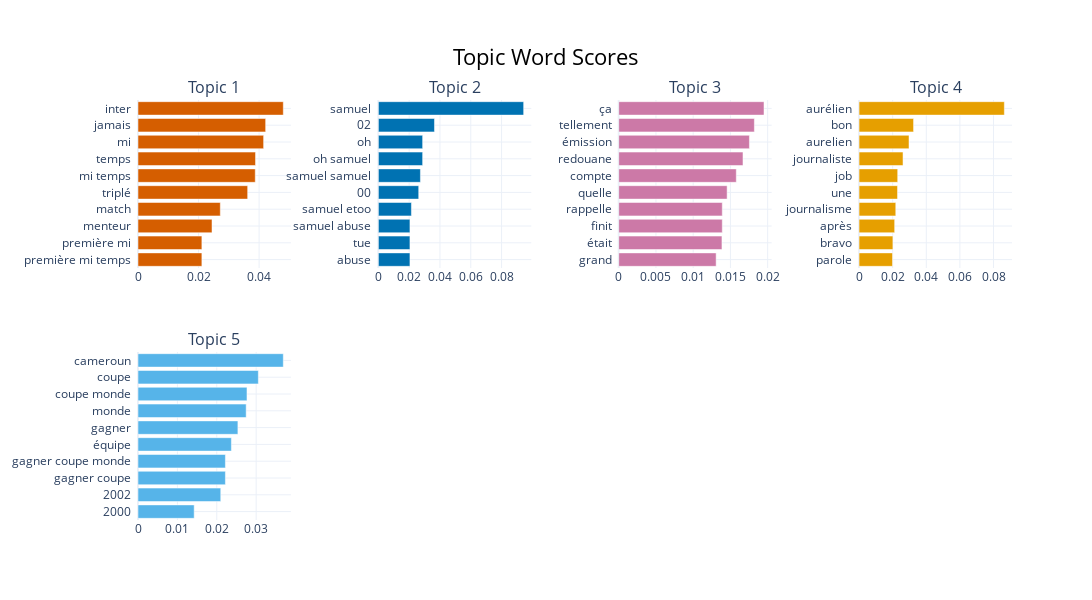

The notebook cell saved with this chart:
### Code cell
topic_model.visualize_barchart(n_words=10, topics=[1,2,3,4,5, ], height=300, width=300)

### Figure 1 — Plotly figure (JSON) as saved in the notebook; plotly's stock layout.template omitted (floating-point values rounded to 4 significant figures)
{"data": [{"marker": {"color": "#D55E00"}, "orientation": "h", "type": "bar", "x": [0.0211, 0.0211, 0.02444, 0.02719, 0.03622, 0.03873, 0.03881, 0.04148, 0.04216, 0.04799], "xaxis": "x", "y": ["première mi temps  ", "première mi  ", "menteur  ", "match  ", "triplé  ", "mi temps  ", "temps  ", "mi  ", "jamais  ", "inter  "], "yaxis": "y"}, {"marker": {"color": "#0072B2"}, "orientation": "h", "type": "bar", "x": [0.02051, 0.02051, 0.02051, 0.02147, 0.0262, 0.02731, 0.02875, 0.02875, 0.03644, 0.09434], "xaxis": "x2", "y": ["abuse  ", "tue  ", "samuel abuse  ", "samuel etoo  ", "00  ", "samuel samuel  ", "oh samuel  ", "oh  ", "02  ", "samuel  "], "yaxis": "y2"}, {"marker": {"color": "#CC79A7"}, "orientation": "h", "type": "bar", "x": [0.01308, 0.01386, 0.01391, 0.01391, 0.01455, 0.01579, 0.01669, 0.01755, 0.01821, 0.01951], "xaxis": "x3", "y": ["grand  ", "était  ", "finit  ", "rappelle  ", "quelle  ", "compte  ", "redouane  ", "émission  ", "tellement  ", "ça  "], "yaxis": "y3"}, {"marker": {"color": "#E69F00"}, "orientation": "h", "type": "bar", "x": [0.01991, 0.02014, 0.02119, 0.02185, 0.0229, 0.023, 0.02617, 0.02972, 0.03243, 0.08646], "xaxis": "x4", "y": ["parole  ", "bravo  ", "après  ", "journalisme  ", "une  ", "job  ", "journaliste  ", "aurelien  ", "bon  ", "aurélien  "], "yaxis": "y4"}, {"marker": {"color": "#56B4E9"}, "orientation": "h", "type": "bar", "x": [0.01427, 0.02101, 0.0222, 0.0222, 0.02371, 0.02537, 0.02747, 0.02768, 0.03056, 0.0369], "xaxis": "x5", "y": ["2000  ", "2002  ", "gagner coupe  ", "gagner coupe monde  ", "équipe  ", "gagner  ", "monde  ", "coupe monde  ", "coupe  ", "cameroun  "], "yaxis": "y5"}], "layout": {"annotations": [{"font": {"size": 16}, "showarrow": false, "text": "Topic 1", "x": 0.0875, "xanchor": "center", "xref": "paper", "y": 1, "yanchor": "bottom", "yref": "paper"}, {"font": {"size": 16}, "showarrow": false, "text": "Topic 2", "x": 0.3625, "xanchor": "center", "xref": "paper", "y": 1, "yanchor": "bottom", "yref": "paper"}, {"font": {"size": 16}, "showarrow": false, "text": "Topic 3", "x": 0.6375, "xanchor": "center", "xref": "paper", "y": 1, "yanchor": "bottom", "yref": "paper"}, {"font": {"size": 16}, "showarrow": false, "text": "Topic 4", "x": 0.9125, "xanchor": "center", "xref": "paper", "y": 1, "yanchor": "bottom", "yref": "paper"}, {"font": {"size": 16}, "showarrow": false, "text": "Topic 5", "x": 0.0875, "xanchor": "center", "xref": "paper", "y": 0.4, "yanchor": "bottom", "yref": "paper"}], "height": 600, "hoverlabel": {"bgcolor": "white", "font": {"family": "Rockwell", "size": 16}}, "showlegend": false, "title": {"font": {"color": "Black", "size": 22}, "text": "Topic Word Scores", "x": 0.5, "xanchor": "center", "yanchor": "top"}, "width": 1200, "xaxis": {"anchor": "y", "domain": [0, 0.175], "showgrid": true}, "xaxis2": {"anchor": "y2", "domain": [0.275, 0.45], "showgrid": true}, "xaxis3": {"anchor": "y3", "domain": [0.55, 0.725], "showgrid": true}, "xaxis4": {"anchor": "y4", "domain": [0.825, 1], "showgrid": true}, "xaxis5": {"anchor": "y5", "domain": [0, 0.175], "showgrid": true}, "xaxis6": {"anchor": "y6", "domain": [0.275, 0.45], "showgrid": true}, "xaxis7": {"anchor": "y7", "domain": [0.55, 0.725], "showgrid": true}, "xaxis8": {"anchor": "y8", "domain": [0.825, 1], "showgrid": true}, "yaxis": {"anchor": "x", "domain": [0.6, 1], "showgrid": true}, "yaxis2": {"anchor": "x2", "domain": [0.6, 1], "showgrid": true}, "yaxis3": {"anchor": "x3", "domain": [0.6, 1], "showgrid": true}, "yaxis4": {"anchor": "x4", "domain": [0.6, 1], "showgrid": true}, "yaxis5": {"anchor": "x5", "domain": [0, 0.4], "showgrid": true}, "yaxis6": {"anchor": "x6", "domain": [0, 0.4], "showgrid": true}, "yaxis7": {"anchor": "x7", "domain": [0, 0.4], "showgrid": true}, "yaxis8": {"anchor": "x8", "domain": [0, 0.4], "showgrid": true}}}
